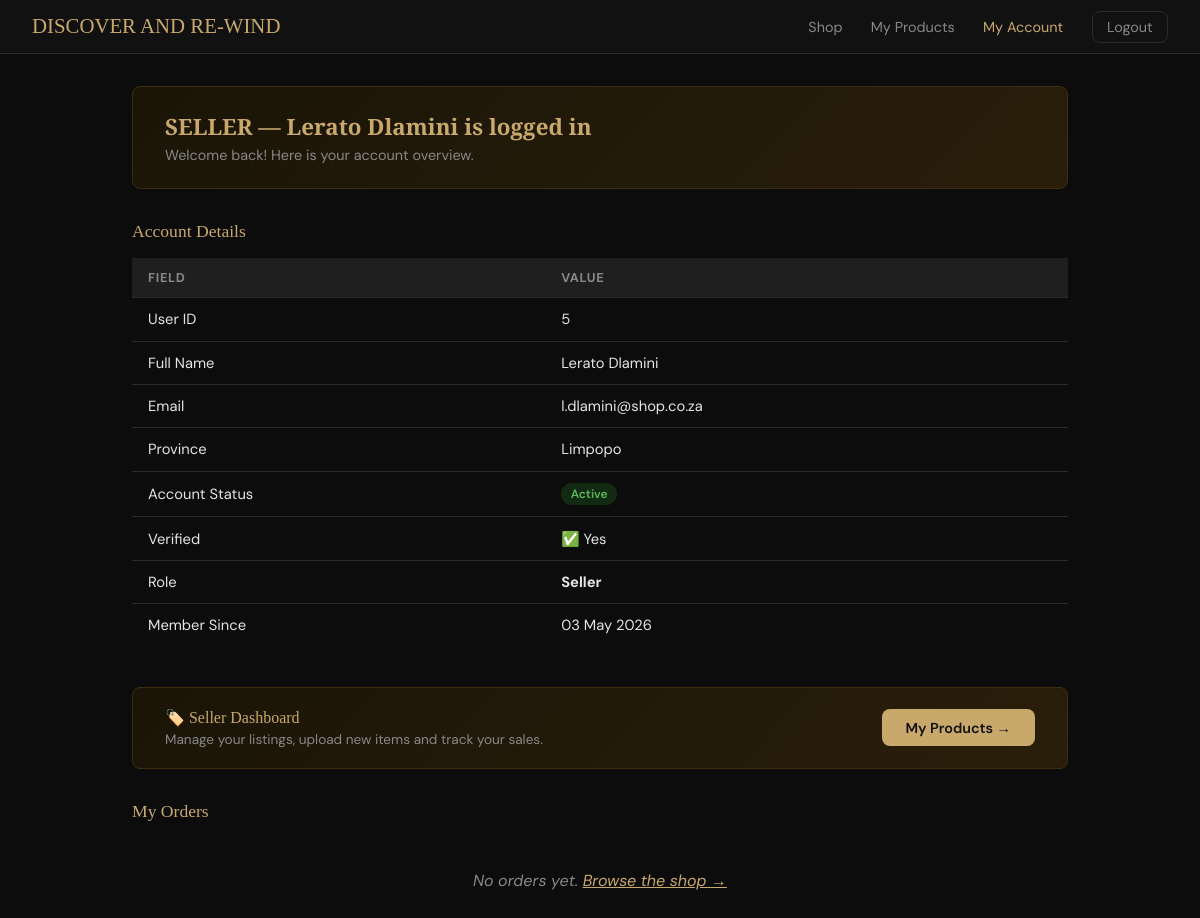
Page /dashboard.php (signed in) on the committed database.
### tables this page shows
CREATE TABLE IF NOT EXISTS tblUser (
    userID      INT AUTO_INCREMENT PRIMARY KEY,
    fullName    VARCHAR(100)        NOT NULL,
    email       VARCHAR(150)        NOT NULL UNIQUE,
    password    VARCHAR(255)        NOT NULL,    
    province    VARCHAR(50)         DEFAULT NULL,
    isVerified  TINYINT(1)          NOT NULL DEFAULT 0,   
    status      ENUM('active','inactive','pending') NOT NULL DEFAULT 'pending',
    role        ENUM('buyer','seller')      NOT NULL DEFAULT 'buyer',
    createdAt   DATETIME            NOT NULL DEFAULT CURRENT_TIMESTAMP
);

### dashboard.php (the view, shortened to what this page needs)
<?php
require_once 'DBConn.php';
$userID = $_SESSION['userID'];
$stmt = $conn->prepare(
    "SELECT userID, fullName, email, province, isVerified, status, role, createdAt
     FROM tblUser WHERE userID = ?"
);
$stmt->bind_param("i", $userID);
$stmt->execute();
$result = $stmt->get_result();
$user   = $result->fetch_assoc();
$oStmt = $conn->prepare(
    "SELECT o.orderID, c.title, c.category, c.sellPrice, o.quantity,
            o.totalAmount, o.status, o.createdAt
     FROM tblOrder o
     JOIN tblClothes c ON o.clothesID = c.clothesID
     WHERE o.userID = ?
     ORDER BY o.createdAt DESC"
);
$oStmt->bind_param("i", $userID);
$oStmt->execute();
$orders = $oStmt->get_result()->fetch_all(MYSQLI_ASSOC);
?>
<!DOCTYPE html>
<html lang="en">
<head>
</head>
<body>
<nav>
  <a href="index.php" class="logo">DISCOVER AND RE-WIND</a>
  <div class="nav-links">
    <a href="shop.php">Shop</a>
    <?php if (($_SESSION['role'] ?? null) === 'seller'): ?>
      <a href="seller-products.php">My Products</a>
    <?php endif; ?>
    <a href="dashboard.php" class="active">My Account</a>
    <a href="logout.php" class="btn-logout">Logout</a>
  </div>
</nav>
<div class="container">
  <div class="welcome-banner">
    <h2><?= strtoupper($user['role']) ?> — <?= htmlspecialchars($user['fullName']) ?> is logged in</h2>
    <p>Welcome back! Here is your account overview.</p>
  </div>
  <div class="section-title">Account Details</div>
  <table class="info-table">
    <tr>
      <th>Field</th>
      <th>Value</th>
    </tr>
    <tr><td>User ID</td>    <td><?= htmlspecialchars($user['userID'])   ?></td></tr>
    <tr><td>Full Name</td>  <td><?= htmlspecialchars($user['fullName']) ?></td></tr>
    <tr><td>Email</td>      <td><?= htmlspecialchars($user['email'])    ?></td></tr>
    <tr><td>Province</td>   <td><?= htmlspecialchars($user['province'] ?? 'N/A') ?></td></tr>
    <tr>
      <td>Account Status</td>
      <td>
        <?php
          $s = $user['status'];
          $cls = $s === 'active' ? 'badge-active' : ($s === 'pending' ? 'badge-pending' : 'badge-inactive');
        ?>
        <span class="badge <?= $cls ?>"><?= ucfirst($s) ?></span>
      </td>
    </tr>
    <tr><td>Verified</td>   <td><?= $user['isVerified'] ? '✅ Yes' : '⏳ Pending' ?></td></tr>
    <tr><td>Role</td>        <td><strong><?= ucfirst($user['role']) ?></strong></td></tr>
    <tr><td>Member Since</td><td><?= date('d M Y', strtotime($user['createdAt'])) ?></td></tr>
  </table>
  <?php if (($_SESSION['role'] ?? null) === 'seller'): ?>
  <div style="background:linear-gradient(135deg,#1a1507,#2a1e0a);border:1px solid #3a2d10;
              border-radius:var(--radius);padding:1.25rem 2rem;margin-bottom:2rem;
              display:flex;align-items:center;justify-content:space-between;">
    <div>
      <div style="font-family:'Playfair Display',serif;color:var(--gold);font-size:1rem;margin-bottom:.25rem;">
        🏷️ Seller Dashboard
      </div>
      <div style="color:var(--muted);font-size:.85rem;">
        Manage your listings, upload new items and track your sales.
      </div>
    </div>
    <a href="seller-products.php"
       style="background:var(--gold);color:#111;padding:.6rem 1.5rem;border-radius:var(--radius);
              text-decoration:none;font-weight:600;font-size:.9rem;white-space:nowrap;">
      My Products →
    </a>
  </div>
  <?php endif; ?>
  <div class="section-title">My Orders</div>
  <?php if (empty($orders)): ?>
    <p class="empty">No orders yet. <a href="shop.php" style="color:var(--gold)">Browse the shop →</a></p>
  <?php endif; ?>
</div>
</body>
</html>

### dashboard.php (style rules this page uses)
:root { --bg:#0c0c0c; --card:#161616; --gold:#c9a86c; --text:#e5e5e5; --muted:#888; --border:#2a2a2a; --radius:8px; }
* { box-sizing:border-box; margin:0; padding:0; }
body { font-family:'DM Sans',sans-serif; background:var(--bg); color:var(--text); min-height:100vh; }
nav { background:#111; border-bottom:1px solid var(--border); display:flex; align-items:center; justify-content:space-between; padding:.9rem 2rem; }
.logo { font-family:'Playfair Display',serif; color:var(--gold); font-size:1.3rem; text-decoration:none; }
.nav-links a { color:var(--muted); text-decoration:none; margin-left:1.5rem; font-size:.9rem; }
.nav-links a:hover, .nav-links a.active { color:var(--gold); }
.container { max-width:1000px; margin:0 auto; padding:2rem; }
.welcome-banner { background:linear-gradient(135deg,#1a1507,#2a1e0a); border:1px solid #3a2d10; border-radius:var(--radius); padding:1.5rem 2rem; margin-bottom:2rem; }
.welcome-banner h2 { font-family:'Playfair Display',serif; color:var(--gold); font-size:1.4rem; }
.welcome-banner p { color:var(--muted); font-size:.9rem; margin-top:.25rem; }
.section-title { font-family:'Playfair Display',serif; color:var(--gold); font-size:1.1rem; margin-bottom:1rem; }
.info-table { width:100%; border-collapse:collapse; margin-bottom:2.5rem; }
.info-table th { background:#1f1f1f; padding:.7rem 1rem; text-align:left; font-size:.8rem; color:var(--muted); text-transform:uppercase; letter-spacing:.05em; border-bottom:1px solid var(--border); }
.info-table td { padding:.7rem 1rem; border-bottom:1px solid var(--border); font-size:.92rem; }
.info-table tr:last-child td { border-bottom:none; }
.badge { display:inline-block; padding:.2rem .6rem; border-radius:20px; font-size:.75rem; font-weight:600; }
.badge-active { background:#122a12; color:#5cb85c; }
.empty { text-align:center; padding:2rem; color:var(--muted); font-style:italic; }
.btn-logout { background:transparent; border:1px solid var(--border); color:var(--muted); padding:.4rem .9rem; border-radius:var(--radius); cursor:pointer; font-size:.85rem; text-decoration:none; }

### rows in the picture
tbluser: role "SELLER", fullName "Lerato Dlamini", userID "5", email "l.dlamini@shop.co.za", province "Limpopo", status "Active", role "Seller", createdAt "03 May 2026"
